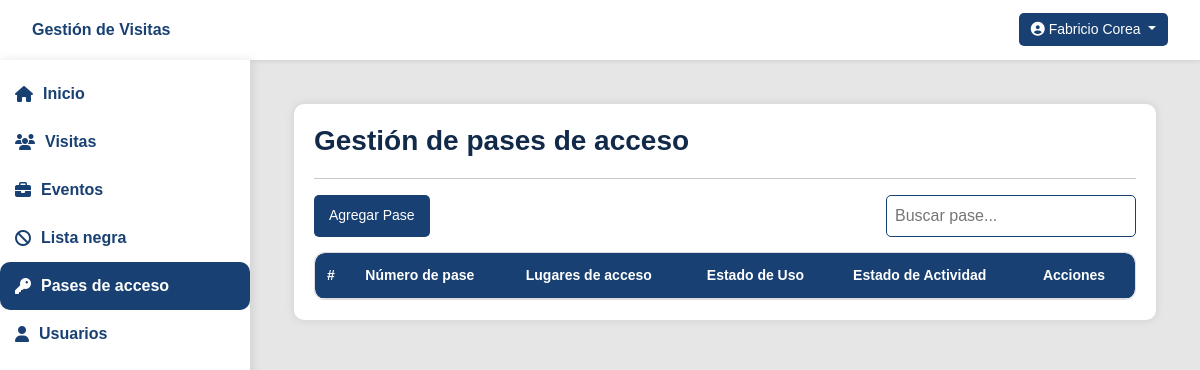
/pases (signed in), run on an earlier commit of the app's database.
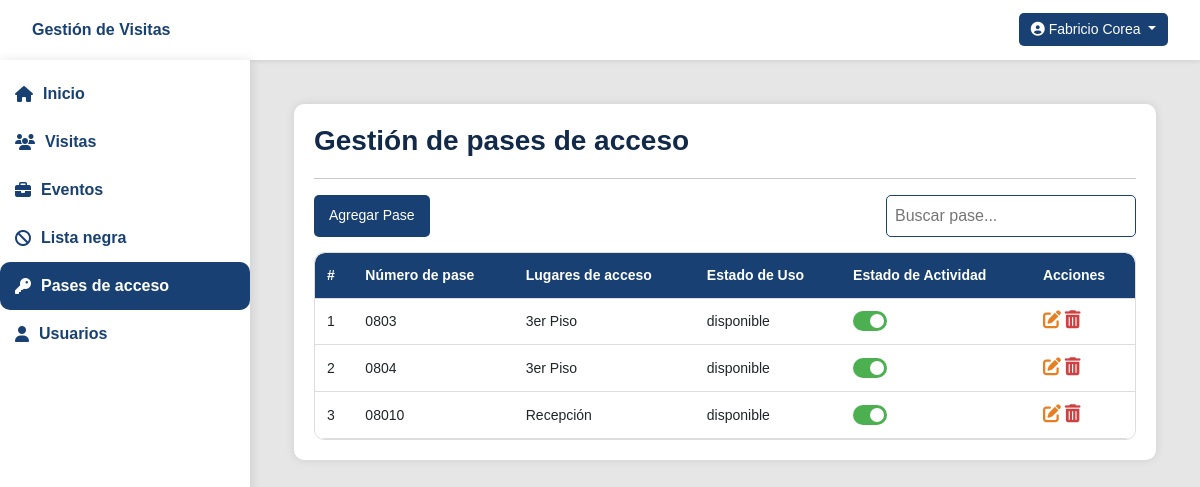
And on a later commit of the database.
### pases/models.py (models this page shows, shortened)
class PaseAcceso(models.Model):
    numero_pase = models.CharField(max_length=50, unique=True)
    lugares_acceso = models.TextField()
    estado = models.CharField(max_length=50, choices=[('activo', 'Activo'), ('inactivo', 'Inactivo')])
    estado_pase = models.CharField(max_length=50, choices=[('disponible', 'Disponible'), ('en uso', 'En uso'), ('dañado', 'Dañado'), ('extraviado', 'Extraviado')])
    comentario_reporte = models.CharField(max_length=500, null=True, blank=True)
    created_at = models.DateTimeField(auto_now_add=True)
    updated_at = models.DateTimeField(auto_now=True)

### pases/views.py (the view)
# urls.py: path('pases', vistaPases.pases, name='pases'),
@login_required
def pases(request):
    is_super_admin_group = request.user.groups.filter(name='super_admin').exists()
    is_admin_group = request.user.groups.filter(name='admin_group').exists()
    is_recepcion_group = request.user.groups.filter(name='recepcion_group').exists()
    if is_super_admin_group or is_admin_group or is_recepcion_group:
        pases = PaseAcceso.objects.all()
    else:
        messages.error(request, "Acceso no permitido.")
        return redirect("inicio")
    return render(request, 'pases/pases.html', {"pases": pases})

### visitantes/context_processors.py (called while the page is built)
def active_menu(request):
    url_name = resolve(request.path_info).url_name  # Obtiene el nombre de la URL actual
    active_pages = {
        "inicio": ["inicio"],
        "mis_visitas": ["mis_visitas", "nueva_visita", "editar_visita"],
        "mis_eventos": ["mis_eventos", "nuevo_evento", "editar_evento"],
        "pases": ["pases", "nuevo_pase", "editar_pase"],
        "usuarios": ["usuarios", "agregar_usuario", "editar_usuario", "eliminar_usuario"],
    }
    active_section = None
    for key, urls in active_pages.items():
        if url_name in urls:
            active_section = key
            break
    return {"active_page": active_section}

### templates/pases/pases.html (shortened to what this page needs)
{% extends 'layout/layout.html' %}
{% block content %}
<div class="container">
    <h3>Gestión de pases de acceso</h3>
    <hr>
    <div class="actions">
        <button class="btn btn-add" data-bs-toggle="modal" data-bs-target="#addPaseModal">Agregar Pase</button>
        <input type="text" id="searchInput" class="search-box" placeholder="Buscar pase...">
    </div>
    <div class="table-responsive">
        <table id="paseTable">
            <thead>
                <tr>
                    <th>#</th>
                    <th>Número de pase</th>
                    <th>Lugares de acceso</th>
                    <th>Estado de Uso</th>
                    <th>Estado de Actividad</th>
                    <th>Acciones</th>
                </tr>
            </thead>
            <tbody>
                {% for pase in pases %}
                <tr>
                    <td>{{ forloop.counter }}</td>
                    <td>{{ pase.numero_pase }}</td>
                    <td>{{ pase.lugares_acceso }}</td>
                    <td>{{ pase.estado_pase }}</td>
                    <td>
                        <label class="switch">
                            <span class="slider round"></span>
                        </label>
                    </td>
                    <td>
                        <button class="btn btn-edit" data-bs-toggle="modal" data-bs-target="#editPaseModal"
                            data-pase-id="{{ pase.id }}" data-numero-pase="{{ pase.numero_pase }}"
                            data-lugares-acceso="{{ pase.lugares_acceso }}" data-estado-pase="{{ pase.estado_pase }}"
                            data-estado="{{ pase.estado }}">
                            <i class="fas fa-edit"></i>
                        </button>
                        <button class="btn btn-delete" data-bs-toggle="modal" data-bs-target="#deletePaseModal"
                            data-pase-id="{{ pase.id }}">
                            <i class="fas fa-trash-alt"></i>
                        </button>
                    </td>
                </tr>
                {% endfor %}
            </tbody>
        </table>
    </div>
</div>
{% endblock %}

What changed in the data, as far as the page shows it:
added PaseAcceso: numero_pase "0803", lugares_acceso "3er Piso", estado_pase "disponible"
added PaseAcceso: numero_pase "0804", lugares_acceso "3er Piso", estado_pase "disponible"
added PaseAcceso: numero_pase "08010", lugares_acceso "Recepción", estado_pase "disponible"
